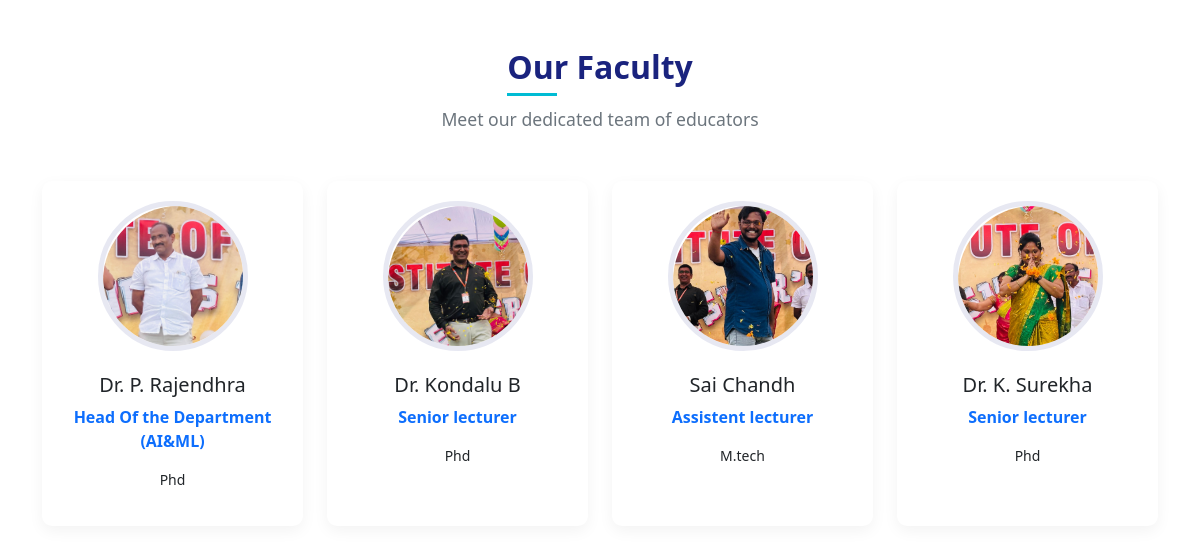
Page /staff/ on the committed database.
### department/models.py (models this page shows, shortened)
class Staff(models.Model):
    name = models.CharField(max_length=100)
    designation = models.CharField(max_length=100)
    qualification = models.TextField()
    profile_picture = models.ImageField(upload_to='staff/')
    email = models.EmailField(blank=True, null=True)
    join_date = models.DateField(blank=True, null=True)
    bio = models.TextField(blank=True, null=True)
    order = models.PositiveIntegerField(default=0)
    class Meta:
        ordering = ['order']

### department/views.py (the view)
# urls.py: path('staff/', views.StaffListView.as_view(), name='staff_list'),
class StaffListView(ListView):
    model = Staff
    template_name = 'staff.html'
    context_object_name = 'staff_list'
    def get_queryset(self):
        return Staff.objects.all().order_by('order')

### department/templates/staff.html (shortened to what this page needs)
{% extends 'base.html' %}
{% load static %}
{% block content %}
<section class="py-5">
    <div class="container">
        <div class="section-header text-center mb-5">
            <h2 class="section-title">Our Faculty</h2>
            <p class="section-subtitle">Meet our dedicated team of educators</p>
        </div>
        <div class="row">
            {% for member in staff_list %}
            <div class="col-lg-3 col-md-6 mb-4">
                <div class="staff-card text-center h-100">
                    <div class="staff-img mx-auto mb-3">
                        <img src="{{ member.profile_picture.url }}"
                             alt="{{ member.name }}"
                             class="rounded-circle"
                             style="width: 150px; height: 150px; object-fit: cover;">
                    </div>
                    <h5>{{ member.name }}</h5>
                    <p class="text-primary fw-bold">{{ member.designation }}</p>
                    <p class="small">{{ member.qualification }}</p>
                </div>
            </div>
            {% endfor %}
        </div>
    </div>
</section>
{% endblock %}

### department/static/css/style.css (style rules this page uses)
:root { --primary-color: #1a237e; --primary-light: #534bae; --primary-dark: #000051; --secondary-color: #00bcd4; --accent-color: #ff4081; --light-bg: #f8f9fa; --dark-text: #212529; --light-text: #f8f9fa; }
body { font-family: 'Segoe UI', Tahoma, Geneva, Verdana, sans-serif; color: var(--dark-text); overflow-x: hidden; }
.section-title { font-weight: 700; color: var(--primary-color); position: relative; display: inline-block; margin-bottom: 20px; }
.section-title::after { content: ''; position: absolute; bottom: -10px; left: 0; width: 50px; height: 3px; background-color: var(--secondary-color); }
.section-subtitle { color: #6c757d; font-size: 1.1rem; max-width: 700px; margin: 0 auto; }
.staff-card { padding: 20px; background-color: white; border-radius: 10px; box-shadow: 0 5px 15px rgba(0, 0, 0, 0.05); transition: all 0.3s ease; height: 100%; }
.staff-img { width: 150px; height: 150px; border: 5px solid rgba(26, 35, 126, 0.1); transition: all 0.3s ease; }
.staff-img img { width: 100%; height: 100%; object-fit: cover; }

### department/templates/staff.html (style rules this page uses)
.staff-img img { border: none !important; outline: none !important; box-shadow: none !important; -webkit-tap-highlight-color: transparent !important; }
.staff-img { width: 150px; height: 150px; border-radius: 50%; overflow: hidden; display: inline-block; }
.staff-img img { width: 100%; height: 100%; object-fit: cover; transition: transform 0.3s ease; }

### rows in the picture
Staff: profile_picture (picture), name "Dr. P. Rajendhra", designation "Head Of the Department (AI&ML)", qualification "Phd"
Staff: profile_picture (picture), name "Dr. Kondalu B", designation "Senior lecturer", qualification "Phd"
Staff: profile_picture (picture), name "Sai Chandh", designation "Assistent lecturer", qualification "M.tech"
Staff: profile_picture (picture), name "Dr. K. Surekha", designation "Senior lecturer", qualification "Phd"
